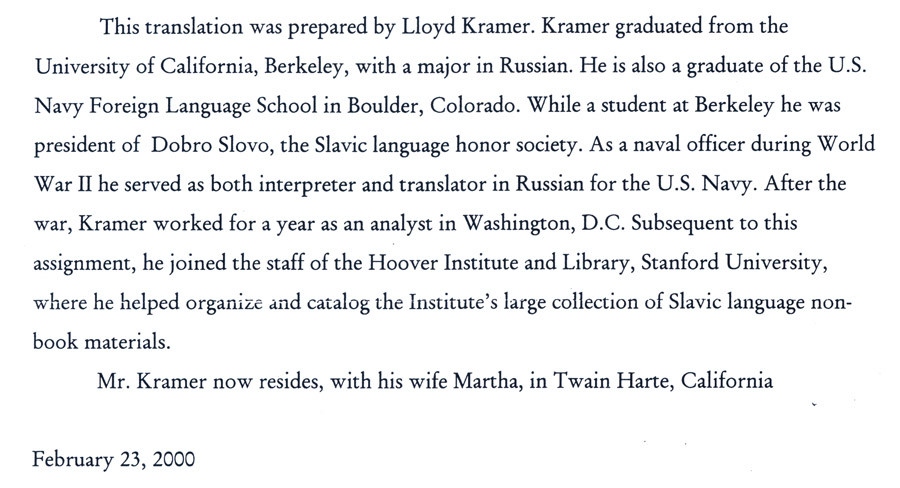
#> input picture 20251107/image1.jpg, 900 x 488 px
$ python captcha_1.py 5 5 5   (older library calls are emulated)
#> lines starting #> are read from the running program, lines starting #| are printed output that depends on the picture; pictures that were not available may be replaced by others from this repository, and a replacement may not be noted
# -*- coding: utf-8 -*-
"""
Created on Fri May  5 15:17:57 2023

@author: USER
"""

from PIL import Image
import pytesseract

#pytesseract.pytesseract.tesseract_cmd=r'C:\Program Files\Tesseract-OCR\tesseract.exe'
img = Image.open('./image1.jpg')
#> img is the input picture: PIL image 900x488 RGB; mean R, G, B 238.8, 239.6, 240.6

print(img.format, img.size , img.mode)
#| JPEG (900, 488) RGB

img.show()

# [7 lines of commented-out code are left out]

from PIL import Image
import pytesseract
import os
import sys
import glob

print(sys.argv[1])

print(sys.argv[2])

print(sys.argv[3])

for infile in sys.argv[1:]:
    print("process")
    f,e=os.path.splitext(infile)
    outfile=f+".png"
    if infile !=outfile:
        try:
            Image.open(infile).save(outfile)
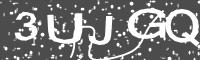
#> input picture 20251107/CaptchaImage.jpg, 200 x 60 px, given in place of 5, which was not available
        except IOError:
            print('Cannot convert',infile)
print("end")


#%%
import os
import sys
import glob


size=(128,128)
for infile in glob.glob("photo/*.jpg"):
    f,ext=os.path.splitext(infile)
    img = Image.open(infile)
#> img is the input picture: PIL image 200x60 RGB; min 44, max 255, mean 120.3
    # img.thumbnail(size,Image.ANTIALIAS)
    img.thumbnail(size,Image.LANCZOS)
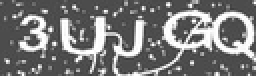
#> img: PIL image 128x38 RGB (shown 2 times larger); min 47, max 255, mean 119.8
    img.save(f+"conver"+".jpg")
img.show()

#%%

im=Image.open("photo/monkey1.jpg")
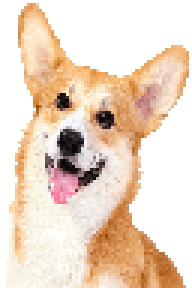
#> input picture 20251107/image3.png, 64 x 96 px, given in place of monkey1.jpg, which was not available (shown 3 times larger)
#> im is the input picture: PIL image 64x96 P; mean R, G, B, A 234.9, 208.3, 185, 155
im.show()

box=(100,100,300,300)
region = im.crop(box)
region.show()

#%%


region = region.transpose(Image.ROTATE_90)
im.paste(region,box)
im.show()

#%%

#> (the run stopped early here; a loop or call above may not have finished)
